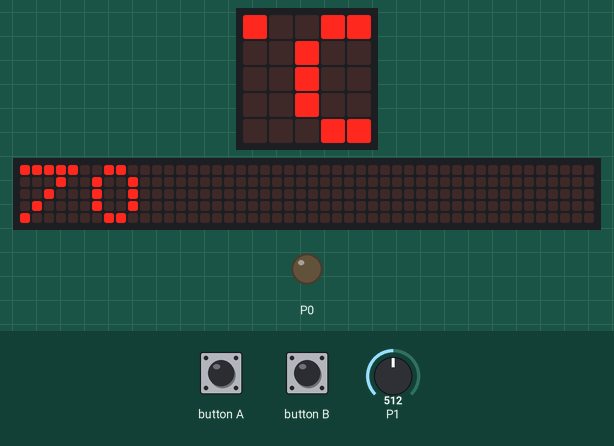
This program was run on a simulated BBC micro:bit running MicroPython. On the bench: the board's 5×5 LED display, a strip that is not on the board, showing the scrolling text unrolled, output pins drawn as LEDs (lit = HIGH). The test bench sets the inputs (shaded band); at power-on: P1 = 512 (analog values on the 0–1023 scale). The 48×5 strip is a reading aid, not a part: it shows the text the display is scrolling, unrolled, one strip-width of it at a time.

Above: at 1.27 s.
1.3 s: button A pressed for 0.15 s
2.0 s: P1 set to 521
At 2.32 s:
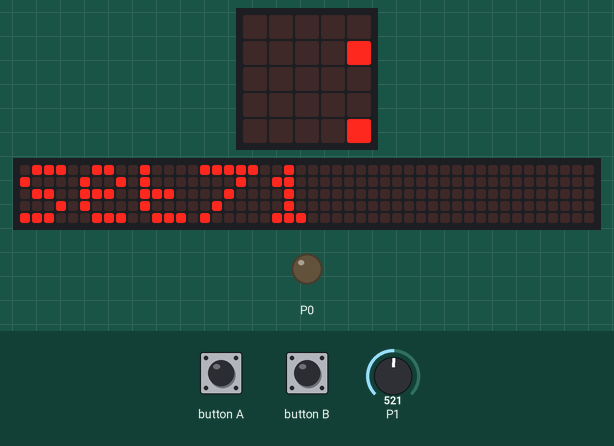
4.2 s: P1 set to 544
At 6.67 s:
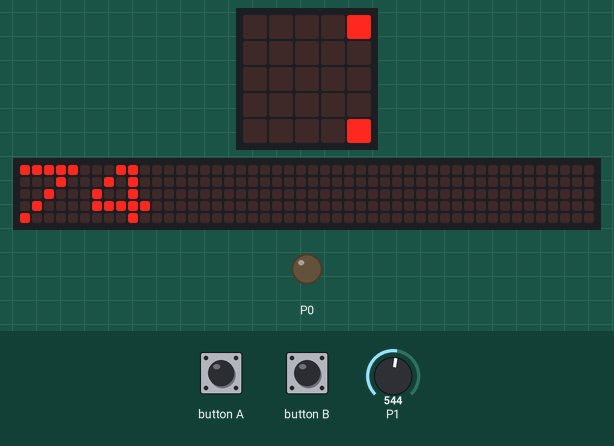
8.1 s: button B pressed for 0.15 s
8.8 s: button A pressed for 1 s
At 9.07 s:
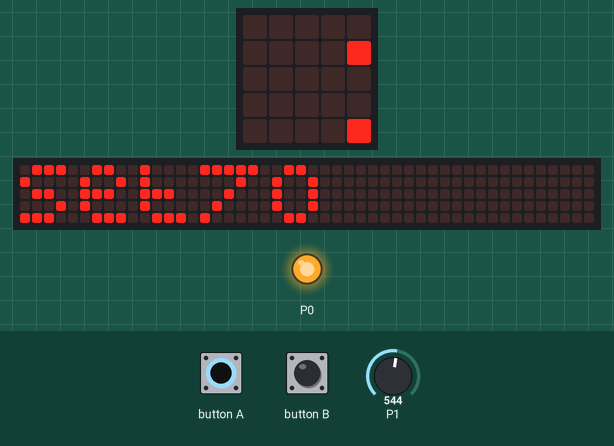
10.4 s: P1 set to 716
At 13.57 s:
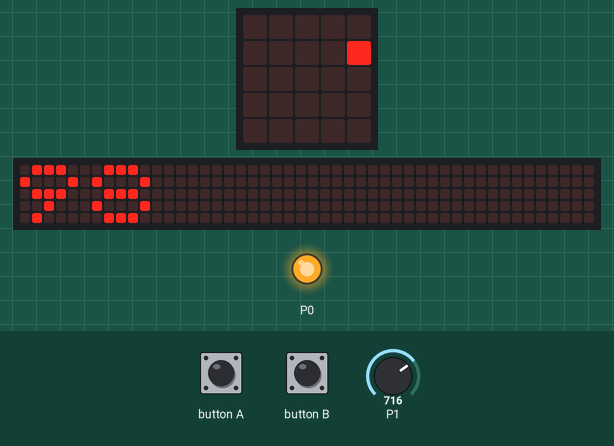
Timing chart, 0 to 15.1 s (numbered marks = the images above; inputs shaded):
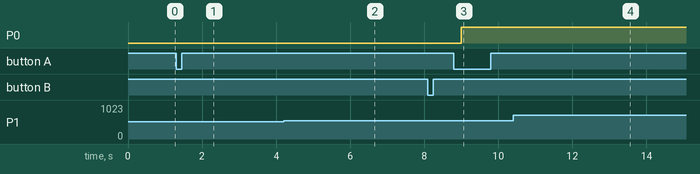

The program:

p6_automatic_fan_f.py
```python
from microbit import *

def read_temp_f():
    reading = pin1.read_analog()
    temp_c = round(reading * 0.135 + 1)
    return temp_c

set_temp = read_temp_f() + 2

while True:
    if button_a.was_pressed():
        set_temp -= 1
        display.scroll('Set' + str(set_temp))
    elif button_b.was_pressed():
        set_temp += 1
        display.scroll('Set' + str(set_temp))
    display.scroll(str(read_temp_f()))
    if read_temp_f() > set_temp:
        pin0.write_digital(1)
    else:
        pin0.write_digital(0)
```

Measured:
- the behaviour switches between 529 and 530 on P1 (found by bisection; images 1 and 2)
